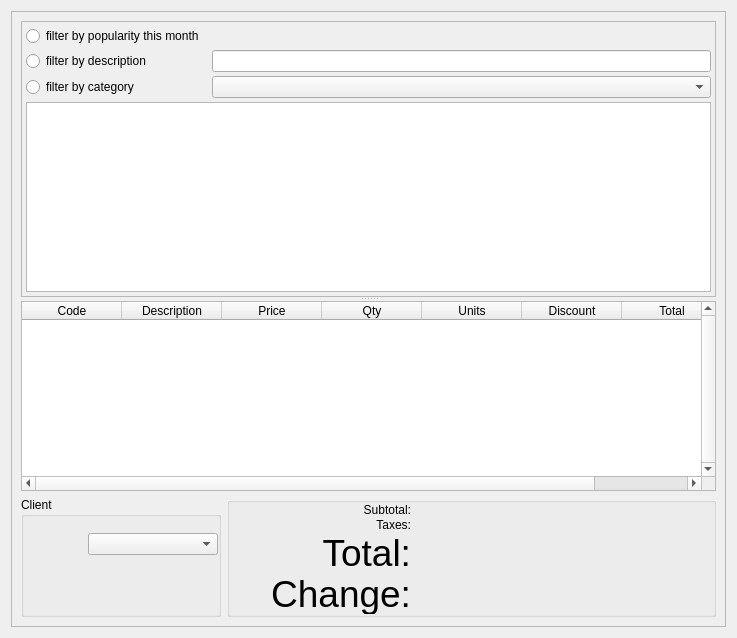
      <widget class="QWidget" name="page_Main">
       <layout class="QHBoxLayout">
        <item>
         <widget class="QFrame" name="frame">
          <property name="frameShape">
           <enum>QFrame::StyledPanel</enum>
          </property>
          <property name="frameShadow">
           <enum>QFrame::Raised</enum>
          </property>
          <layout class="QGridLayout" name="gridLayout_2">
           <item row="0" column="0" colspan="2">
            <widget class="QSplitter" name="splitterGrid">
             <property name="orientation">
              <enum>Qt::Vertical</enum>
             </property>
             <widget class="QFrame" name="frameGridView">
              <property name="sizePolicy">
               <sizepolicy hsizetype="Expanding" vsizetype="Expanding">
                <horstretch>0</horstretch>
                <verstretch>0</verstretch>
               </sizepolicy>
              </property>
              <property name="frameShape">
               <enum>QFrame::StyledPanel</enum>
              </property>
              <property name="frameShadow">
               <enum>QFrame::Raised</enum>
              </property>
              <layout class="QGridLayout">
               <property name="margin">
                <number>4</number>
               </property>
               <property name="spacing">
                <number>4</number>
               </property>
               <item row="0" column="0">
                <widget class="QRadioButton" name="rbFilterByPopularity">
                 <property name="text">
                  <string>filter by popularity this month</string>
                 </property>
                </widget>
               </item>
               <item row="1" column="0">
                <widget class="QRadioButton" name="rbFilterByDesc">
                 <property name="text">
                  <string>filter by description</string>
                 </property>
                </widget>
               </item>
               <item row="1" column="2">
                <widget class="QLineEdit" name="editFilterByDesc"/>
               </item>
               <item row="2" column="0">
                <widget class="QRadioButton" name="rbFilterByCategory">
                 <property name="text">
                  <string>filter by category</string>
                 </property>
                </widget>
               </item>
               <item row="2" column="2">
                <widget class="QComboBox" name="comboFilterByCategory"/>
               </item>
               <item row="3" column="0" colspan="3">
                <widget class="QListView" name="listView"/>
               </item>
              </layout>
             </widget>
             <widget class="QTableWidget" name="tableWidget">
              <property name="enabled">
               <bool>true</bool>
              </property>
              <property name="sizePolicy">
               <sizepolicy hsizetype="Expanding" vsizetype="Expanding">
                <horstretch>0</horstretch>
                <verstretch>0</verstretch>
               </sizepolicy>
              </property>
              <property name="minimumSize">
               <size>
                <width>0</width>
                <height>150</height>
               </size>
              </property>
              <property name="focusPolicy">
               <enum>Qt::NoFocus</enum>
              </property>
              <property name="styleSheet">
               <string notr="true"/>
              </property>
              <property name="frameShape">
               <enum>QFrame::StyledPanel</enum>
              </property>
              <property name="verticalScrollBarPolicy">
               <enum>Qt::ScrollBarAlwaysOn</enum>
              </property>
              <property name="editTriggers">
               <set>QAbstractItemView::NoEditTriggers</set>
              </property>
              <property name="tabKeyNavigation">
               <bool>false</bool>
              </property>
              <property name="showDropIndicator" stdset="0">
               <bool>true</bool>
              </property>
              <property name="dragDropOverwriteMode">
               <bool>true</bool>
              </property>
              <property name="alternatingRowColors">
               <bool>false</bool>
              </property>
              <property name="selectionMode">
               <enum>QAbstractItemView::SingleSelection</enum>
              </property>
              <property name="selectionBehavior">
               <enum>QAbstractItemView::SelectRows</enum>
              </property>
              <property name="showGrid">
               <bool>false</bool>
              </property>
              <property name="cornerButtonEnabled">
               <bool>false</bool>
              </property>
              <column>
               <property name="text">
                <string>Code</string>
               </property>
              </column>
              <column>
               <property name="text">
                <string>Description</string>
               </property>
              </column>
              <column>
               <property name="text">
                <string>Price</string>
               </property>
              </column>
              <column>
               <property name="text">
                <string>Qty</string>
               </property>
              </column>
              <column>
               <property name="text">
                <string>Units</string>
               </property>
              </column>
              <column>
               <property name="text">
                <string>Discount</string>
               </property>
              </column>
              <column>
               <property name="text">
                <string>Total</string>
               </property>
              </column>
             </widget>
            </widget>
           </item>
           <item row="1" column="1">
            <widget class="QGroupBox" name="groupTotals">
             <property name="sizePolicy">
              <sizepolicy hsizetype="Minimum" vsizetype="Maximum">
               <horstretch>0</horstretch>
               <verstretch>0</verstretch>
              </sizepolicy>
             </property>
             <property name="minimumSize">
              <size>
               <width>0</width>
               <height>120</height>
              </size>
             </property>
             <property name="styleSheet">
              <string notr="true"/>
             </property>
             <property name="title">
              <string/>
             </property>
             <property name="alignment">
              <set>Qt::AlignRight|Qt::AlignTrailing|Qt::AlignVCenter</set>
             </property>
             <property name="flat">
              <bool>false</bool>
             </property>
             <layout class="QGridLayout">
              <property name="leftMargin">
               <number>1</number>
              </property>
              <property name="topMargin">
               <number>0</number>
              </property>
              <property name="rightMargin">
               <number>1</number>
              </property>
              <property name="bottomMargin">
               <number>0</number>
              </property>
              <property name="spacing">
               <number>1</number>
              </property>
              <item row="2" column="0">
               <widget class="QLabel" name="labelTotalpre">
                <property name="sizePolicy">
                 <sizepolicy hsizetype="MinimumExpanding" vsizetype="Minimum">
                  <horstretch>0</horstretch>
                  <verstretch>0</verstretch>
                 </sizepolicy>
                </property>
                <property name="minimumSize">
                 <size>
                  <width>180</width>
                  <height>40</height>
                 </size>
                </property>
                <property name="maximumSize">
                 <size>
                  <width>200</width>
                  <height>40</height>
                 </size>
                </property>
                <property name="font">
                 <font>
                  <pointsize>28</pointsize>
                 </font>
                </property>
                <property name="layoutDirection">
                 <enum>Qt::LeftToRight</enum>
                </property>
                <property name="frameShape">
                 <enum>QFrame::NoFrame</enum>
                </property>
                <property name="text">
                 <string>Total:</string>
                </property>
                <property name="scaledContents">
                 <bool>true</bool>
                </property>
                <property name="alignment">
                 <set>Qt::AlignRight|Qt::AlignTrailing|Qt::AlignVCenter</set>
                </property>
                <property name="indent">
                 <number>0</number>
                </property>
               </widget>
              </item>
              <item row="2" column="1">
               <widget class="QLabel" name="labelTotal">
                <property name="sizePolicy">
                 <sizepolicy hsizetype="MinimumExpanding" vsizetype="Minimum">
                  <horstretch>0</horstretch>
                  <verstretch>0</verstretch>
                 </sizepolicy>
                </property>
                <property name="minimumSize">
                 <size>
                  <width>300</width>
                  <height>40</height>
                 </size>
                </property>
                <property name="maximumSize">
                 <size>
                  <width>16777215</width>
                  <height>40</height>
                 </size>
                </property>
                <property name="font">
                 <font>
                  <pointsize>28</pointsize>
                 </font>
                </property>
                <property name="layoutDirection">
                 <enum>Qt::LeftToRight</enum>
                </property>
                <property name="frameShape">
                 <enum>QFrame::NoFrame</enum>
                </property>
                <property name="text">
                 <string/>
                </property>
                <property name="scaledContents">
                 <bool>true</bool>
                </property>
                <property name="alignment">
                 <set>Qt::AlignRight|Qt::AlignTrailing|Qt::AlignVCenter</set>
                </property>
               </widget>
              </item>
              <item row="4" column="0">
               <widget class="QLabel" name="labelChangepre">
                <property name="sizePolicy">
                 <sizepolicy hsizetype="MinimumExpanding" vsizetype="Minimum">
                  <horstretch>0</horstretch>
                  <verstretch>0</verstretch>
                 </sizepolicy>
                </property>
                <property name="minimumSize">
                 <size>
                  <width>180</width>
                  <height>40</height>
                 </size>
                </property>
                <property name="maximumSize">
                 <size>
                  <width>200</width>
                  <height>40</height>
                 </size>
                </property>
                <property name="font">
                 <font>
                  <pointsize>28</pointsize>
                 </font>
                </property>
                <property name="layoutDirection">
                 <enum>Qt::LeftToRight</enum>
                </property>
                <property name="frameShape">
                 <enum>QFrame::NoFrame</enum>
                </property>
                <property name="text">
                 <string>Change:</string>
                </property>
                <property name="scaledContents">
                 <bool>true</bool>
                </property>
                <property name="alignment">
                 <set>Qt::AlignRight|Qt::AlignTrailing|Qt::AlignVCenter</set>
                </property>
                <property name="margin">
                 <number>0</number>
                </property>
                <property name="indent">
                 <number>0</number>
                </property>
               </widget>
              </item>
              <item row="4" column="1">
               <widget class="QLabel" name="labelChange">
                <property name="sizePolicy">
                 <sizepolicy hsizetype="MinimumExpanding" vsizetype="Minimum">
                  <horstretch>0</horstretch>
                  <verstretch>0</verstretch>
                 </sizepolicy>
                </property>
                <property name="minimumSize">
                 <size>
                  <width>300</width>
                  <height>40</height>
                 </size>
                </property>
                <property name="maximumSize">
                 <size>
                  <width>1000</width>
                  <height>40</height>
                 </size>
                </property>
                <property name="font">
                 <font>
                  <pointsize>28</pointsize>
                 </font>
                </property>
                <property name="layoutDirection">
                 <enum>Qt::LeftToRight</enum>
                </property>
                <property name="frameShape">
                 <enum>QFrame::NoFrame</enum>
                </property>
                <property name="text">
                 <string/>
                </property>
                <property name="scaledContents">
                 <bool>true</bool>
                </property>
                <property name="alignment">
                 <set>Qt::AlignRight|Qt::AlignTrailing|Qt::AlignVCenter</set>
                </property>
               </widget>
              </item>
              <item row="0" column="0">
               <widget class="QLabel" name="lblSubtotalPre">
                <property name="text">
                 <string>Subtotal:</string>
                </property>
                <property name="alignment">
                 <set>Qt::AlignRight|Qt::AlignTrailing|Qt::AlignVCenter</set>
                </property>
               </widget>
              </item>
              <item row="0" column="1">
               <widget class="QLabel" name="lblSubtotal">
                <property name="text">
                 <string/>
                </property>
                <property name="alignment">
                 <set>Qt::AlignRight|Qt::AlignTrailing|Qt::AlignVCenter</set>
                </property>
               </widget>
              </item>
              <item row="1" column="0">
               <widget class="QLabel" name="lblSaleTaxesPre">
                <property name="text">
                 <string>Taxes:</string>
                </property>
                <property name="alignment">
                 <set>Qt::AlignRight|Qt::AlignTrailing|Qt::AlignVCenter</set>
                </property>
               </widget>
              </item>
              <item row="1" column="1">
               <widget class="QLabel" name="lblSaleTaxes">
                <property name="text">
                 <string/>
                </property>
                <property name="alignment">
                 <set>Qt::AlignRight|Qt::AlignTrailing|Qt::AlignVCenter</set>
                </property>
               </widget>
              </item>
             </layout>
            </widget>
           </item>
           <item row="1" column="0">
            <widget class="QGroupBox" name="groupClient">
             <property name="sizePolicy">
              <sizepolicy hsizetype="Minimum" vsizetype="Minimum">
               <horstretch>0</horstretch>
               <verstretch>0</verstretch>
              </sizepolicy>
             </property>
             <property name="minimumSize">
              <size>
               <width>200</width>
               <height>120</height>
              </size>
             </property>
             <property name="title">
              <string>Client</string>
             </property>
             <layout class="QGridLayout">
              <property name="margin">
               <number>0</number>
              </property>
              <property name="spacing">
               <number>0</number>
              </property>
              <item row="0" column="0">
               <widget class="QLabel" name="lblClientPhoto">
                <property name="sizePolicy">
                 <sizepolicy hsizetype="Minimum" vsizetype="Minimum">
                  <horstretch>0</horstretch>
                  <verstretch>0</verstretch>
                 </sizepolicy>
                </property>
                <property name="minimumSize">
                 <size>
                  <width>64</width>
                  <height>64</height>
                 </size>
                </property>
                <property name="maximumSize">
                 <size>
                  <width>64</width>
                  <height>64</height>
                 </size>
                </property>
                <property name="text">
                 <string/>
                </property>
                <property name="scaledContents">
                 <bool>true</bool>
                </property>
                <property name="alignment">
                 <set>Qt::AlignCenter</set>
                </property>
               </widget>
              </item>
              <item row="0" column="1">
               <layout class="QVBoxLayout">
                <property name="spacing">
                 <number>0</number>
                </property>
                <item>
                 <widget class="QComboBox" name="comboClients"/>
                </item>
                <item>
                 <widget class="QLabel" name="lblClientDiscount">
                  <property name="text">
                   <string/>
                  </property>
                 </widget>
                </item>
                <item>
                 <widget class="QLabel" name="labelClientDiscounted">
                  <property name="text">
                   <string/>
                  </property>
                  <property name="indent">
                   <number>7</number>
                  </property>
                 </widget>
                </item>
               </layout>
              </item>
             </layout>
            </widget>
           </item>
          </layout>
         </widget>
        </item>
       </layout>
      </widget>
